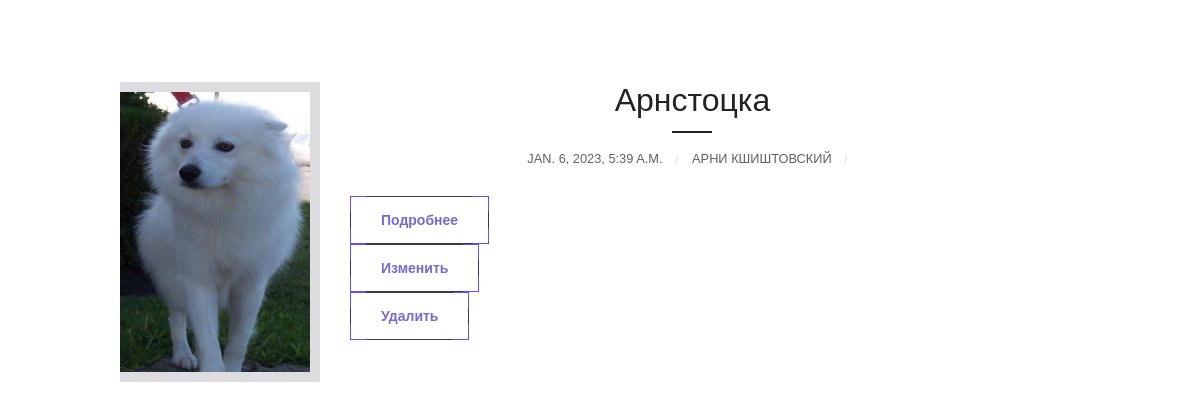
The page / on the database its author committed.
### publication/models.py (models this page shows, shortened)
class Publication(models.Model):
    title = models.CharField(max_length=100)
    description = models.TextField()
    author_name = models.CharField(max_length=100)
    image = models.ImageField(upload_to='')
    upload_date = models.DateTimeField(auto_now_add=True)

### publication/views.py (the view)
# urls.py: path('', views.PublicaionsView.as_view(), name='publication'),
class PublicaionsView(generic.ListView):
    template_name = 'publication.html'
    queryset = models.Publication.objects.all()

### templates/publication.html (shortened to what this page needs)
<!DOCTYPE html>
{% load static %}
<html lang="en">
<head>
        <link rel="stylesheet" href="{% static 'css/style.css' %}">
</head>
<body>
{% for i in object_list %}
<div class="container">
    <div class="post">
        <div class="post-image">
            <img src="{{i.image.url}}" alt="" width="200" height="300">
        </div>
        <div class="post-content">
            <div class="post-header">
                <h1>{{ i.title }}</h1>
                <div class="post-meta">
                    <time datetime="2019-04-01">{{ i.upload_date }}</time>
                    <span class="author">{{i.author_name}}</span>
                </div>
            </div>
            <div><a href="/publication/{{i.id}}/" class="button-5"><span class="link-content">Подробнее</span></a></div>
            <div><a href="/publication/{{i.id}}/update/" class="button-5"><span class="link-content">Изменить</span></a></div>
            <div><a href="/publication/{{i.id}}/delete/" class="button-5"><span class="link-content">Удалить</span></a></div>
        </div>
    </div>
</div>
{% endfor %}
</body>
</html>

### static/css/style.css (style rules this page uses)
* { box-sizing: border-box; margin: 0; }
body { font-family: 'Montserrat', sans-serif; color: #606060; font-size: 14px; }
.container { max-width: 960px; margin: 50px auto; padding: 0 15px; background: white; }
.post { padding: 2em 0 1em; }
.post-image img { width: 100%; margin: 0 0 20px 0; }
.post h1 { color: #222; font-weight: 500; margin-bottom: 30px; }
.post-header { text-align: center; }
.post-meta { margin-bottom: 30px; display: inline-block; position: relative; text-transform: uppercase; font-size: .8em; }
.post-meta:before { content: ""; position: absolute; top: -20px; left: 50%; transform: translateX(-50%); width: 40px; height: 2px; background: #222; }
time, .author { padding-right: 26px; position: relative; }
time:after, .author:after { content: "/"; color: #DDDDDF; position: absolute; top: 50%; right: 10px; transform: translateY(-50%); }
@media (min-width: 768px) { body { font-size: 16px; } }
@media (min-width: 768px) { .container { padding: 0 45px; } }
@media (min-width: 768px) { .post-image img { float: left; width: 200px; margin: 0 30px 20px -45px; border: 10px solid #DDDDDF; border-left-width: 0; } }
.button-5 { text-decoration: none; display: inline-block; position: relative; padding: 15px 30px; color: #766AD0; border: 1px solid #3A374C; font-size: 14px; font-weight: 700; white-space: nowrap; transition: .3s linear; }
.button-5:before, .button-5:after, .link-content:before, .link-content:after { content: ""; position: absolute; z-index: 1; width: 15px; height: 15px; transition: .3s linear; }
.button-5:before { left: -1px; top: -1px; border-left: 1px solid #614DFF; border-top: 1px solid #614DFF; }
.button-5:after { bottom: -1px; right: -1px; border-bottom: 1px solid #614DFF; border-right: 1px solid #614DFF; }
.link-content:after { right: -1px; top: -1px; border-right: 1px solid #614DFF; border-top: 1px solid #614DFF; }
.link-content:before { left: -1px; bottom: -1px; border-bottom: 1px solid #614DFF; border-left: 1px solid #614DFF; }

### rows shown on the page
Publication: image (picture), title "Арнстоцка", upload_date "JAN. 6, 2023, 5:39 A.M.", author_name "АРНИ КШИШТОВСКИЙ"
